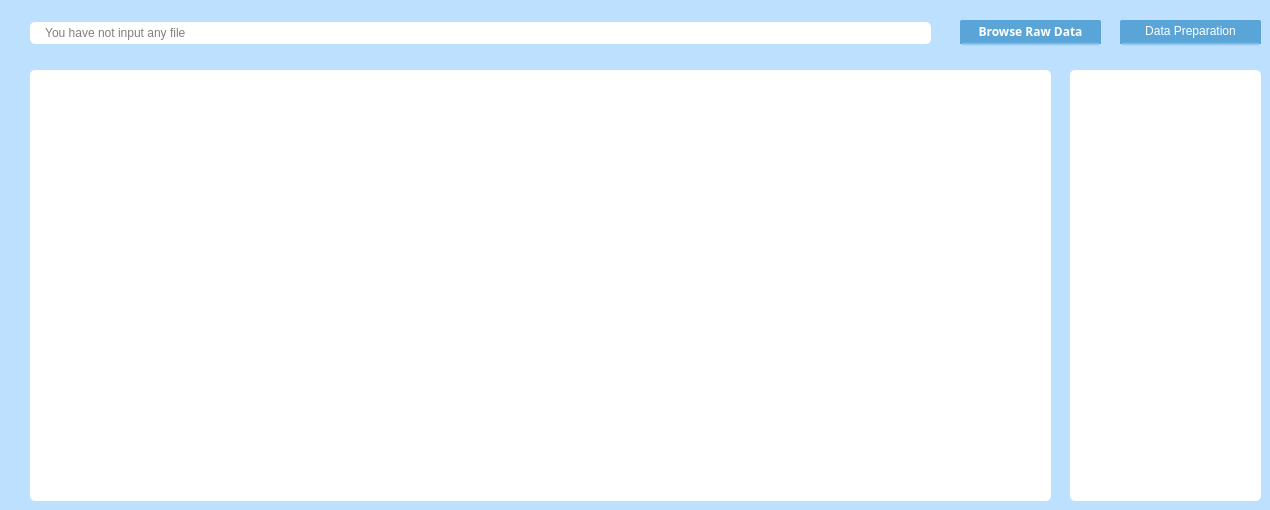
   <widget class="QWidget" name="tab">
    <property name="styleSheet">
     <string notr="true">background-color: rgba(189, 224, 254, 1)</string>
    </property>
    <attribute name="title">
     <string>Prepare Data</string>
    </attribute>
    <widget class="QTextBrowser" name="textPreparation">
     <property name="geometry">
      <rect>
       <x>1070</x>
       <y>70</y>
       <width>191</width>
       <height>431</height>
      </rect>
     </property>
     <property name="font">
      <font>
       <family>MS Shell Dlg 2</family>
       <pointsize>8</pointsize>
       <weight>50</weight>
       <italic>false</italic>
       <bold>false</bold>
      </font>
     </property>
     <property name="styleSheet">
      <string notr="true">QTextBrowser
{background-color: rgb(255, 255, 255);
font: 8pt &quot;MS Shell Dlg 2&quot;;
border-radius:5px;
}
QScrollBar::horizontal
{
background-color: rgb(227, 227, 227);
}
QScrollBar::handle:horizontal
{
background-color: rgb(186, 186, 186);
}
QScrollBar::vertical
{
background-color: rgb(227, 227, 227);
}
QScrollBar::handle:vertical
{
background-color: rgb(186, 186, 186);
}
</string>
     </property>
     <property name="frameShadow">
      <enum>QFrame::Raised</enum>
     </property>
    </widget>
    <widget class="QTableView" name="tableViewPreparation">
     <property name="geometry">
      <rect>
       <x>30</x>
       <y>70</y>
       <width>1021</width>
       <height>431</height>
      </rect>
     </property>
     <property name="styleSheet">
      <string notr="true">QTableView
{background-color: rgb(255, 255, 255);
font: 8pt &quot;MS Shell Dlg 2&quot;;
border-radius:5px;
}
QScrollBar::horizontal
{
background-color: rgb(227, 227, 227);
}
QScrollBar::handle:horizontal
{
background-color: rgb(186, 186, 186);
}
QScrollBar::vertical
{
background-color: rgb(227, 227, 227);
}
QScrollBar::handle:vertical
{
background-color: rgb(186, 186, 186);
}


</string>
     </property>
     <property name="frameShape">
      <enum>QFrame::StyledPanel</enum>
     </property>
    </widget>
    <widget class="QLineEdit" name="PathLinePrepare">
     <property name="geometry">
      <rect>
       <x>30</x>
       <y>22</y>
       <width>901</width>
       <height>22</height>
      </rect>
     </property>
     <property name="styleSheet">
      <string notr="true">background-color: rgb(255, 255, 255);
font: 8pt &quot;MS Shell Dlg 2&quot;;
border-radius:5px;</string>
     </property>
     <property name="text">
      <string/>
     </property>
     <property name="placeholderText">
      <string>    You have not input any file</string>
     </property>
    </widget>
    <widget class="QPushButton" name="PreparationButton">
     <property name="geometry">
      <rect>
       <x>1120</x>
       <y>20</y>
       <width>141</width>
       <height>26</height>
      </rect>
     </property>
     <property name="tabletTracking">
      <bool>false</bool>
     </property>
     <property name="styleSheet">
      <string notr="true">QPushButton
 {
background-color: rgba(89, 165, 216, 1);
color: rgb(255, 255, 255);
font: 650 9pt &quot;Segoe UI Semibold&quot;;
border-radius:1.5px;
border-style:solid;
border-bottom-width:4px;
border-right-widt:3px;
border-right-color: qlineargradient(spread:pad, x1:0, y1:0, x2:1, y2:1,  stop:0 rgba(89, 165, 216, 1), stop:1 rgba(189, 224, 254, 1));
border-bottom-color: qlineargradient(spread:pad, x1:0.301136, y1:0.034, x2:0.301, y2:1, stop:0 rgba(89, 165, 216, 1), stop:1 rgba(189, 224, 254, 1));
}

QPushButton:pressed
{
background-color:rgba(85, 92, 132, 1)
}
</string>
     </property>
     <property name="text">
      <string>Data Preparation</string>
     </property>
    </widget>
    <widget class="QPushButton" name="browseRawData">
     <property name="geometry">
      <rect>
       <x>960</x>
       <y>20</y>
       <width>141</width>
       <height>26</height>
      </rect>
     </property>
     <property name="palette">
      <palette>
       <active>
        <colorrole role="WindowText">
         <brush brushstyle="SolidPattern">
          <color alpha="255">
           <red>255</red>
           <green>255</green>
           <blue>255</blue>
          </color>
         </brush>
        </colorrole>
        <colorrole role="Button">
         <brush brushstyle="SolidPattern">
          <color alpha="255">
           <red>89</red>
           <green>165</green>
           <blue>216</blue>
          </color>
         </brush>
        </colorrole>
        <colorrole role="Text">
         <brush brushstyle="SolidPattern">
          <color alpha="255">
           <red>255</red>
           <green>255</green>
           <blue>255</blue>
          </color>
         </brush>
        </colorrole>
        <colorrole role="ButtonText">
         <brush brushstyle="SolidPattern">
          <color alpha="255">
           <red>255</red>
           <green>255</green>
           <blue>255</blue>
          </color>
         </brush>
        </colorrole>
        <colorrole role="Base">
         <brush brushstyle="SolidPattern">
          <color alpha="255">
           <red>89</red>
           <green>165</green>
           <blue>216</blue>
          </color>
         </brush>
        </colorrole>
        <colorrole role="Window">
         <brush brushstyle="SolidPattern">
          <color alpha="255">
           <red>89</red>
           <green>165</green>
           <blue>216</blue>
          </color>
         </brush>
        </colorrole>
       </active>
       <inactive>
        <colorrole role="WindowText">
         <brush brushstyle="SolidPattern">
          <color alpha="255">
           <red>255</red>
           <green>255</green>
           <blue>255</blue>
          </color>
         </brush>
        </colorrole>
        <colorrole role="Button">
         <brush brushstyle="SolidPattern">
          <color alpha="255">
           <red>89</red>
           <green>165</green>
           <blue>216</blue>
          </color>
         </brush>
        </colorrole>
        <colorrole role="Text">
         <brush brushstyle="SolidPattern">
          <color alpha="255">
           <red>255</red>
           <green>255</green>
           <blue>255</blue>
          </color>
         </brush>
        </colorrole>
        <colorrole role="ButtonText">
         <brush brushstyle="SolidPattern">
          <color alpha="255">
           <red>255</red>
           <green>255</green>
           <blue>255</blue>
          </color>
         </brush>
        </colorrole>
        <colorrole role="Base">
         <brush brushstyle="SolidPattern">
          <color alpha="255">
           <red>89</red>
           <green>165</green>
           <blue>216</blue>
          </color>
         </brush>
        </colorrole>
        <colorrole role="Window">
         <brush brushstyle="SolidPattern">
          <color alpha="255">
           <red>89</red>
           <green>165</green>
           <blue>216</blue>
          </color>
         </brush>
        </colorrole>
       </inactive>
       <disabled>
        <colorrole role="WindowText">
         <brush brushstyle="SolidPattern">
          <color alpha="255">
           <red>255</red>
           <green>255</green>
           <blue>255</blue>
          </color>
         </brush>
        </colorrole>
        <colorrole role="Button">
         <brush brushstyle="SolidPattern">
          <color alpha="255">
           <red>89</red>
           <green>165</green>
           <blue>216</blue>
          </color>
         </brush>
        </colorrole>
        <colorrole role="Text">
         <brush brushstyle="SolidPattern">
          <color alpha="255">
           <red>255</red>
           <green>255</green>
           <blue>255</blue>
          </color>
         </brush>
        </colorrole>
        <colorrole role="ButtonText">
         <brush brushstyle="SolidPattern">
          <color alpha="255">
           <red>255</red>
           <green>255</green>
           <blue>255</blue>
          </color>
         </brush>
        </colorrole>
        <colorrole role="Base">
         <brush brushstyle="SolidPattern">
          <color alpha="255">
           <red>89</red>
           <green>165</green>
           <blue>216</blue>
          </color>
         </brush>
        </colorrole>
        <colorrole role="Window">
         <brush brushstyle="SolidPattern">
          <color alpha="255">
           <red>89</red>
           <green>165</green>
           <blue>216</blue>
          </color>
         </brush>
        </colorrole>
       </disabled>
      </palette>
     </property>
     <property name="font">
      <font>
       <family>Segoe UI Semibold</family>
       <pointsize>9</pointsize>
       <weight>81</weight>
       <italic>false</italic>
       <bold>true</bold>
      </font>
     </property>
     <property name="styleSheet">
      <string notr="true">QPushButton
 {
background-color: rgba(89, 165, 216, 1);
color: rgb(255, 255, 255);
font: 650 9pt &quot;Segoe UI Semibold&quot;;
border-radius:1.5px;
border-style:solid;
border-bottom-width:4px;
border-right-widt:3px;
border-right-color: qlineargradient(spread:pad, x1:0, y1:0, x2:1, y2:1,  stop:0 rgba(89, 165, 216, 1), stop:1 rgba(189, 224, 254, 1));
border-bottom-color: qlineargradient(spread:pad, x1:0.301136, y1:0.034, x2:0.301, y2:1, stop:0 rgba(89, 165, 216, 1), stop:1 rgba(189, 224, 254, 1));
}

QPushButton:pressed
{
background-color:rgba(85, 92, 132, 1)
}
</string>
     </property>
     <property name="text">
      <string>Browse Raw Data</string>
     </property>
     <property name="checkable">
      <bool>false</bool>
     </property>
     <property name="autoRepeat">
      <bool>false</bool>
     </property>
     <property name="autoDefault">
      <bool>false</bool>
     </property>
     <property name="default">
      <bool>true</bool>
     </property>
     <property name="flat">
      <bool>false</bool>
     </property>
    </widget>
    <zorder>PreparationButton</zorder>
    <zorder>browseRawData</zorder>
    <zorder>tableViewPreparation</zorder>
    <zorder>PathLinePrepare</zorder>
    <zorder>textPreparation</zorder>
   </widget>
